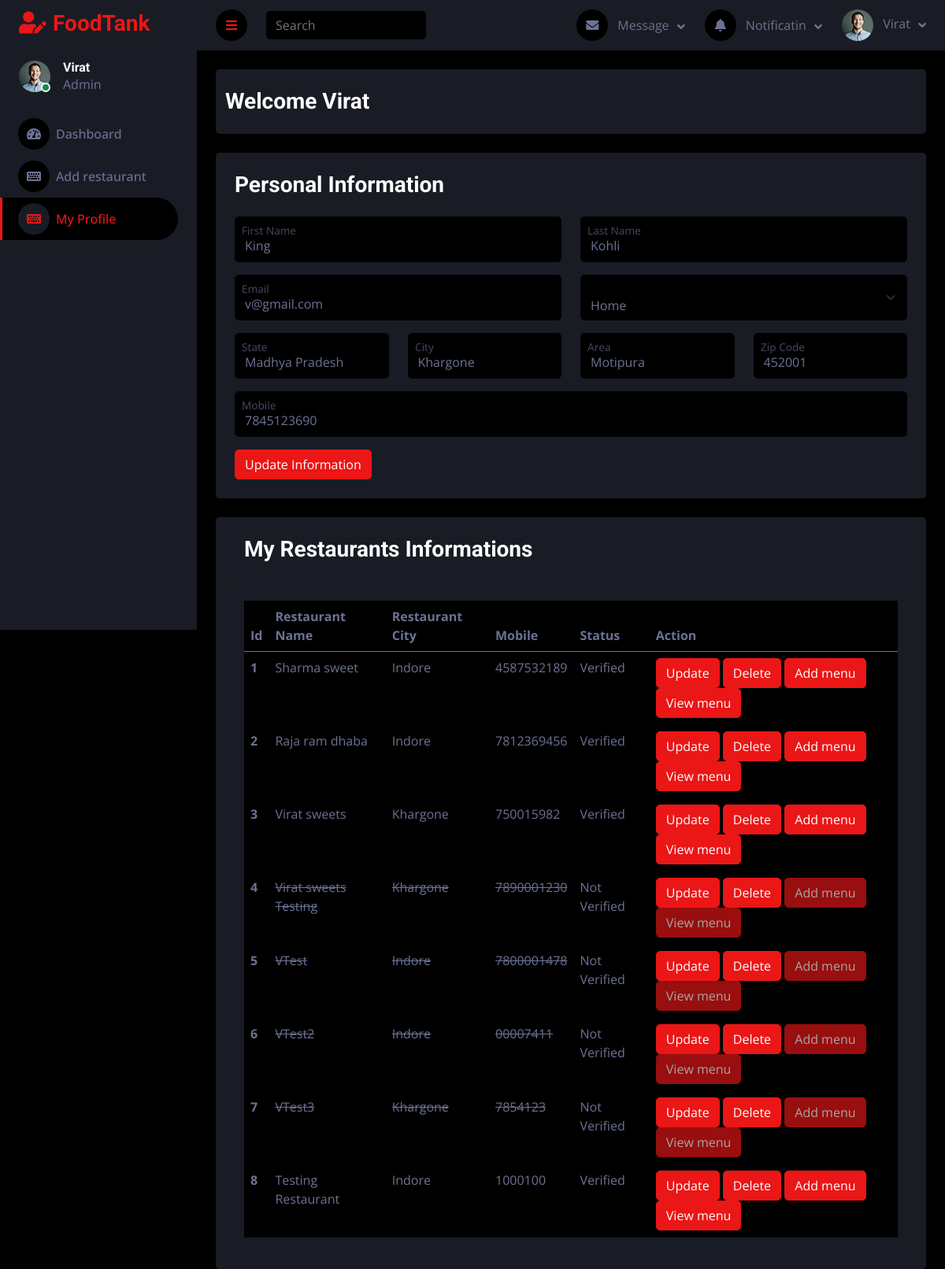
/profile/ (signed in), run on an earlier commit of the app's database.
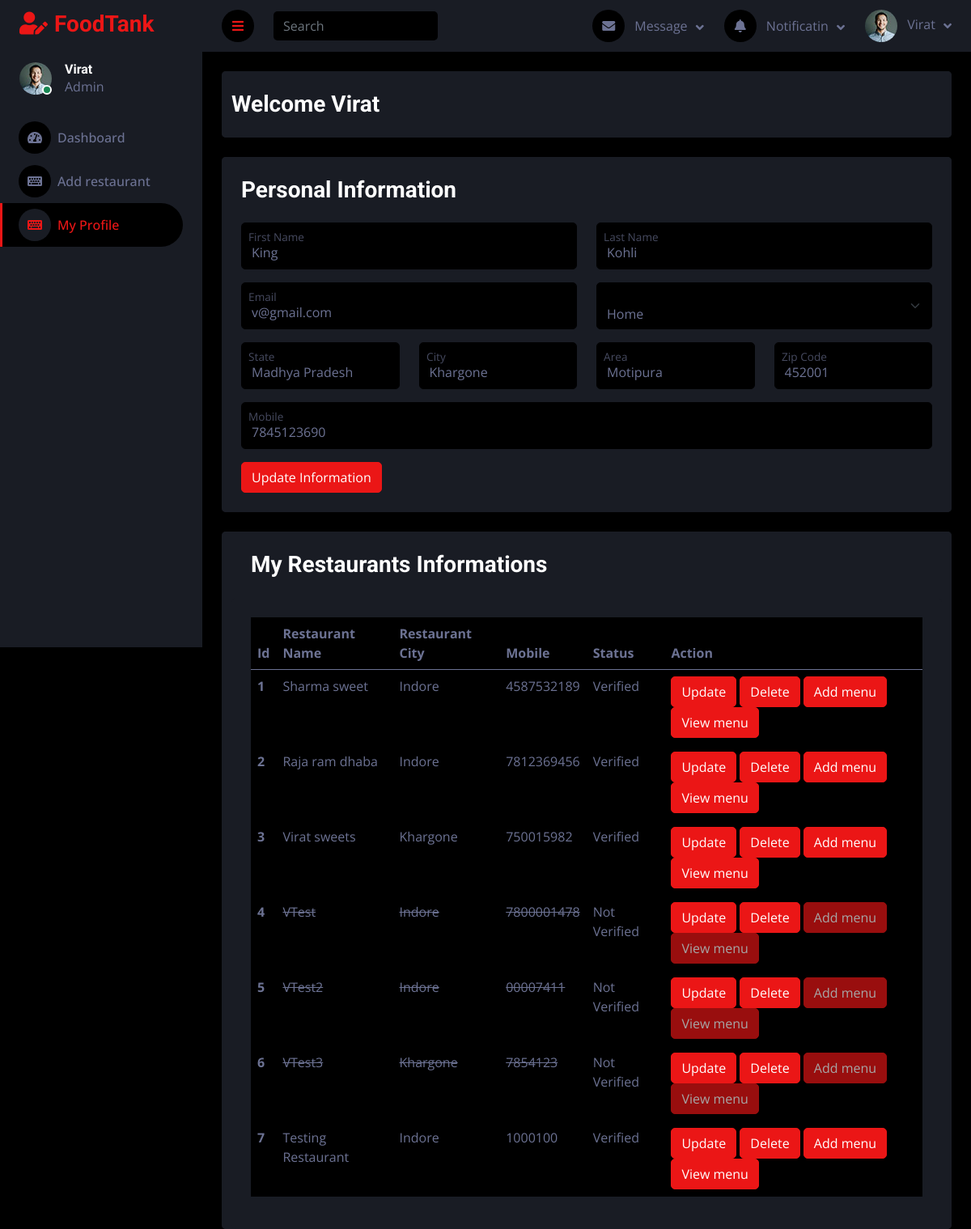
And on a later commit of the database.
### restaurant/models.py (models this page shows, shortened)
class Restaurant(models.Model):
    user = models.ForeignKey(User, on_delete=models.CASCADE,
                    limit_choices_to={'user_type': 'Foodprovider'})  # ForeignKey to User
    name = models.CharField(max_length=255)
    city = models.CharField(max_length=255)
    address = models.TextField()
    mobile = models.CharField(max_length=15)
    desc = models.TextField(blank=True, null=True)
    is_verified = models.BooleanField(default=False)
    veg_or_nonveg = models.CharField(max_length=255, choices=VEG_OR_NONVEG_CHOICES)
    no_of_chefs = models.PositiveIntegerField()
    start_date = models.DateField(blank=True, null=True)
    img1 = models.ImageField(upload_to='restaurant_images/', null=True, blank=True)
    img2 = models.ImageField(upload_to='restaurant_images/', null=True, blank=True)
    img3 = models.ImageField(upload_to='restaurant_images/', null=True, blank=True)
    img4 = models.ImageField(upload_to='restaurant_images/', null=True, blank=True)

### user/views.py (the view, shortened to what this page needs)
# urls.py: path("profile/", views.profile, name="profile"),
def profile(request):
    if not request.user.is_authenticated:
        return redirect("/login/")
    user = request.user
    address, created = Address.objects.get_or_create(user=user)
    context = {
        'user_profile' : user,
        'user_address' : address
    }
    if request.user.user_type == "Customer":
        return render(request, 'account/profile.html', context)
    elif request.user.user_type == "Foodprovider":
        context['resturant_data'] = Restaurant.objects.filter(user=request.user)
        return render(request, 'restaurant_admin/profile.html', context)
    else:
        return render(request, 'account/profile.html', context)

### templates/restaurant_admin/profile.html (shortened to what the changed rows need)
{% extends '../base2.html' %}
{% block content %}
<div class="container-fluid position-relative d-flex p-0">
    <div class="content">
        <div class="container-fluid pt-4 px-4">
            <div class="row bg-secondary rounded align-items-center justify-content-center mx-0">
                <div class="bg-secondary rounded h-100 pt-4">
                    <div class="col-sm-12 col-xl-12">
                        <div class="bg-secondary rounded h-100 p-4">
                            <table class="table bg-dark">
                                <thead>
                                    <tr>
                                        <th scope="col">Id</th>
                                        <th scope="col">Restaurant Name</th>
                                        <th scope="col">Restaurant City</th>
                                        <th scope="col">Mobile</th>
                                        <th scope="col">Status</th>
                                        <th scope="col">Action</th>
                                    </tr>
                                </thead>
                                <tbody>
                                    {% for data in resturant_data %}
                                        {% if data.is_verified == True %}
                                            <tr>
                                                <th scope="row">{{forloop.counter}}</th>
                                                <td>{{data.name}}</td>
                                                <td>{{data.city}}</td>
                                                <td>{{data.mobile}}</td>
                                                <td>Verified</td>
                                                <td>
                                                    <button type="submit" class="btn btn-primary"><a href="/foodprovider/editRestaurant/{{data.id}}" class="text-white">Update</a></button>
                                                    <button type="submit" class="btn btn-primary"><a href="/foodprovider/deleteRestaurant/{{data.id}}" class="text-white" onclick="return confirm('Are you sure? You are deleting your added restaurant')">Delete</a></button>
                                                    <button type="submit" class="btn btn-primary"><a href="/menu/addMenu/" class="text-white">Add menu</a></button>
                                                    <button type="submit" class="btn btn-primary"><a href="/menu/viewMenu/{{data.id}}" class="text-white">View menu</a></button>
                                                </td>
                                            </tr>
                                        {% else %}
                                            <tr>
                                                <th scope="row">{{forloop.counter}}</th>
                                                <td><del>{{data.name}}</del></td>
                                                <td><del>{{data.city}}</del></td>
                                                <td><del>{{data.mobile}}</del></td>
                                                <td>Not Verified</td>
                                                <td>
                                                    <button type="submit" class="btn btn-primary"><a href="/foodprovider/editRestaurant/{{data.id}}" class="text-white">Update</a></button>
                                                    <button type="submit" class="btn btn-primary"><a href="/foodprovider/deleteRestaurant/{{data.id}}" class="text-white" onclick="return confirm('Are you sure? You are deleting your added restaurant')">Delete</a></button>
                                                    <button type="submit" class="btn btn-primary" disabled><a href="/menu/addMenu/" class="text-white">Add menu</a></button>
                                                    <button type="submit" class="btn btn-primary" disabled><a href="/menu/viewMenu/{{data.id}}" class="text-white">View menu</a></button>
                                                </td>
                                            </tr>
                                        {% endif %}
                                    {% endfor %}
                                </tbody>
                            </table>
                        </div>
                    </div>
                </div>
            </div>
        </div>
    </div>
</div>
{% endblock content %}

What changed in the data, as far as the page shows it:
removed Restaurant: name "Virat sweets Testing", city "Khargone", mobile "7890001230"
